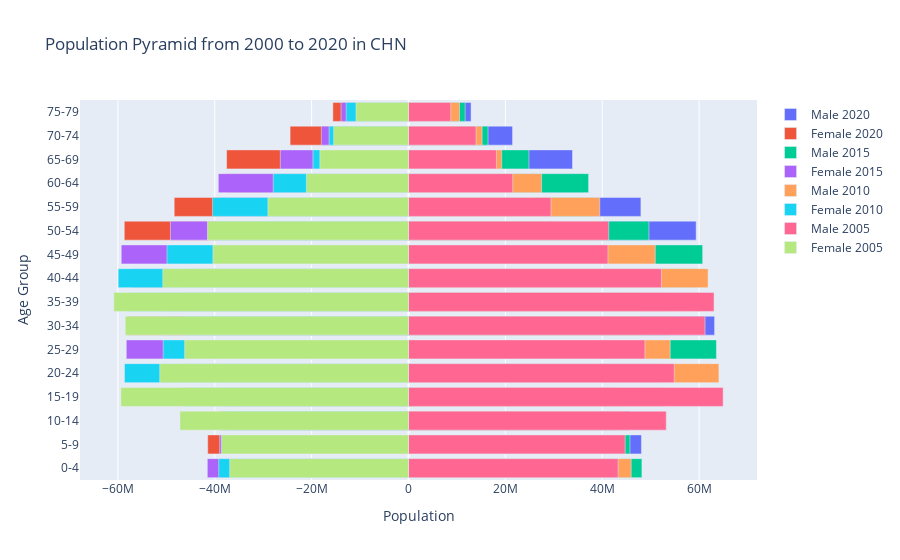

Notebook code for this chart:
### Markdown cell above
### **[C] Animated Population Pyramids:**

### Code cell
before_year = int(input("Please enter beginning year (should be divisible by 5): "))  # e.g. 2000, 2005, 2010, 2015 .......
post_year = int(input("Please enter ending year (should be divisible by 5): "))  # e.g. 2000, 2005, 2010, 2015 .......
year_range = range(post_year, before_year, -5)
country_input = str(input("Please enter the country name: "))

age_groups = ['0-4', '5-9', '10-14', '15-19', '20-24', '25-29', '30-34', '35-39', '40-44', '45-49', '50-54', '55-59', '60-64', '65-69', '70-74', '75-79']
age_range = ['0004', '0509', '1014', '1519', '2024', '2529', '3034', '3539', '4044', '4549', '5054', '5559', '6064', '6569', '7074', '7579']

def male_pop_func(year_chosen):
    male_population = []  
    for age_range_index in age_range:
        range_3 = len(wbdata.get_data("SP.POP." + str(age_range_index) + ".MA", country=[country_input]))
        for index in range(0, range_3):
            if wbdata.get_data("SP.POP." + str(age_range_index) + ".MA", country=[country_input])[index]["date"] == str(year_chosen):
                male_population.append(wbdata.get_data("SP.POP." + str(age_range_index) + ".MA", country=[country_input])[index]["value"])
                break
    return male_population

def female_pop_func(year_chosen):
    female_population = []  
    for age_range_index in age_range:
        range_3 = len(wbdata.get_data("SP.POP." + str(age_range_index) + ".FE", country=[country_input]))
        for index in range(0, range_3):
            if wbdata.get_data("SP.POP." + str(age_range_index) + ".FE", country=[country_input])[index]["date"] == str(year_chosen):
                female_population.append(wbdata.get_data("SP.POP." + str(age_range_index) + ".FE", country=[country_input])[index]["value"])
                break
    return female_population

bins = []
for year_chosen in year_range:
    male_data = male_pop_func(year_chosen)
    female_data = female_pop_func(year_chosen)

    # male
    bins.append(go.Bar(
        x=male_data,
        y=age_groups,
        orientation='h',
        name='Male {:d}'.format(year_chosen),
    ))

    # female
    bins.append(go.Bar(
        x=[-x for x in female_data],
        y=age_groups,
        orientation='h',
        name='Female {:d}'.format(year_chosen),
    ))

layout = go.Layout(
    barmode='overlay',
    title='Population Pyramid from ' + str(before_year) + " to " + str(post_year) + " in " + country_input,
    xaxis=dict(title='Population'),
    yaxis=dict(title='Age Group')
)

py.iplot(dict(data=bins, layout=layout))

### Figure 1 — Plotly figure (JSON) as saved in the notebook; plotly's stock layout.template omitted (floating-point values rounded to 4 significant figures)
{"data": [{"name": "Male 2020", "orientation": "h", "type": "bar", "x": [42672144, 48097627, 45640326, 42392331, 43754597, 51894838, 63199273, 53235133, 47154032, 58638025, 59392264, 47986658, 36168340, 33865844, 21483074, 12916123], "y": ["0-4", "5-9", "10-14", "15-19", "20-24", "25-29", "30-34", "35-39", "40-44", "45-49", "50-54", "55-59", "60-64", "65-69", "70-74", "75-79"]}, {"name": "Female 2020", "orientation": "h", "type": "bar", "x": [-37541058, -41465307, -38936013, -36220760, -37890563, -46190690, -58042855, -50129591, -45033970, -56827546, -58689005, -48381415, -37751562, -37558601, -24455467, -15620729], "y": ["0-4", "5-9", "10-14", "15-19", "20-24", "25-29", "30-34", "35-39", "40-44", "45-49", "50-54", "55-59", "60-64", "65-69", "70-74", "75-79"]}, {"name": "Male 2015", "orientation": "h", "type": "bar", "x": [48195638, 45730670, 42522717, 43969182, 52209540, 63580928, 53575308, 47574947, 59463804, 60737883, 49644219, 38286418, 37186264, 24871004, 16423553, 11700502], "y": ["0-4", "5-9", "10-14", "15-19", "20-24", "25-29", "30-34", "35-39", "40-44", "45-49", "50-54", "55-59", "60-64", "65-69", "70-74", "75-79"]}, {"name": "Female 2015", "orientation": "h", "type": "bar", "x": [-41544806, -38995096, -36306017, -38046483, -46401190, -58278319, -50333972, -45264321, -57233400, -59320067, -49159312, -38758066, -39278721, -26467876, -17992820, -13928139], "y": ["0-4", "5-9", "10-14", "15-19", "20-24", "25-29", "30-34", "35-39", "40-44", "45-49", "50-54", "55-59", "60-64", "65-69", "70-74", "75-79"]}, {"name": "Male 2010", "orientation": "h", "type": "bar", "x": [45975660, 42752535, 44233510, 52587244, 64093819, 54029558, 48026824, 60223384, 61855279, 50948225, 39812945, 39493012, 27475295, 19238403, 15196120, 10534674], "y": ["0-4", "5-9", "10-14", "15-19", "20-24", "25-29", "30-34", "35-39", "40-44", "45-49", "50-54", "55-59", "60-64", "65-69", "70-74", "75-79"]}, {"name": "Female 2010", "orientation": "h", "type": "bar", "x": [-39194544, -36477748, -38233726, -46680736, -58650540, -50656071, -45574930, -57708226, -59953743, -49871145, -39543966, -40457597, -27930729, -19735263, -16396055, -12866008], "y": ["0-4", "5-9", "10-14", "15-19", "20-24", "25-29", "30-34", "35-39", "40-44", "45-49", "50-54", "55-59", "60-64", "65-69", "70-74", "75-79"]}, {"name": "Male 2005", "orientation": "h", "type": "bar", "x": [43283734, 44738963, 53219629, 64967506, 54869137, 48814434, 61231308, 63088744, 52229069, 41179376, 41337097, 29415946, 21522034, 18152028, 13949062, 8714577], "y": ["0-4", "5-9", "10-14", "15-19", "20-24", "25-29", "30-34", "35-39", "40-44", "45-49", "50-54", "55-59", "60-64", "65-69", "70-74", "75-79"]}, {"name": "Female 2005", "orientation": "h", "type": "bar", "x": [-36920237, -38637395, -47186253, -59388704, -51366078, -46217751, -58491926, -60843394, -50730993, -40385703, -41521265, -29031513, -21080280, -18299465, -15447519, -10836239], "y": ["0-4", "5-9", "10-14", "15-19", "20-24", "25-29", "30-34", "35-39", "40-44", "45-49", "50-54", "55-59", "60-64", "65-69", "70-74", "75-79"]}], "layout": {"barmode": "overlay", "title": {"text": "Population Pyramid from 2000 to 2020 in CHN"}, "xaxis": {"title": {"text": "Population"}}, "yaxis": {"title": {"text": "Age Group"}}}}
